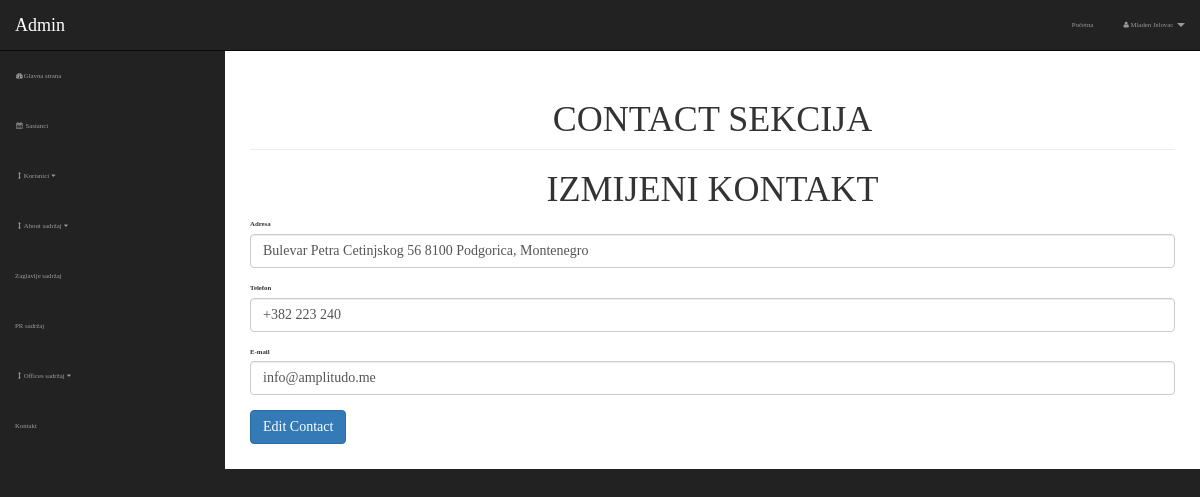
The app's page /admin/contact.php?option=edit&contact_id=1 (signed in) with its own data.
### tables this page shows
CREATE TABLE `contact` (
  `contact_id` int(3) NOT NULL,
  `contact_address` varchar(255) NOT NULL,
  `contact_phone` varchar(255) NOT NULL,
  `contact_email` varchar(255) NOT NULL
);

### admin/includes/edit-contact.php (the view, shortened to what this page needs)
 <?php
     if(isset($_GET['contact_id'])){
        $get_contact_id = $_GET['contact_id'];
     }
     $query = "SELECT * FROM contact WHERE contact_id = $get_contact_id";
     $select = mysqli_query($connection, $query);
    while($row = mysqli_fetch_assoc($select)){
        $contact_address = $row['contact_address'];
        $contact_phone = $row['contact_phone'];
        $contact_email = $row['contact_email'];
   }
 ?>
   <form action="" method="post">
   <h1 class="text-center">IZMIJENI KONTAKT</h1>
    <div class="form-group">
        <label for="contact_address">Adresa</label>
        <input value="<?php echo $contact_address; ?>" type="text" name="contact_address" class="form-control">
    </div>
    <div class="form-group">
        <label for="contact_phone">Telefon</label>
        <input value="<?php echo $contact_phone; ?>" type="text" name="contact_phone" class="form-control">
    </div>
    <div class="form-group">
        <label for="contact_email">E-mail</label>
        <input value="<?php echo $contact_email; ?>" type="text" name="contact_email" class="form-control">
    </div>
    <div class="form-group">
        <input type="submit"  name="edit_contact" value="Edit Contact" class="btn btn-primary">
    </div>
</form>

### admin/css/sb-admin.css (style rules this page uses)
body { margin-top: 100px; background-color: #222; }
@media (min-width:768px) { body { margin-top: 50px; } }

### style/style.css (style rules this page uses)
:root { --color-primary: rgba(31,31,31); --color-secondary: rgba(255,198,39); }
* { padding: 0; margin: 0; box-sizing: border-box; }
body { font-family: 'Montserrat Regular', fira-sans; font-size: 68%; }
h1 { font-family: 'Montserrat Black', fira-sans; }

### admin/includes/header.php (style rules this page uses)
body, .not_shown { visibility: hidden; }

### records on screen
contact: contact_address "Bulevar Petra Cetinjskog 56 8100 Podgorica, Montenegro", contact_phone "+382 223 240", contact_email "info@amplitudo.me"

### other values on screen
$_SESSION['firstname'] "Mladen"
$_SESSION['lastname'] "Jelovac"
